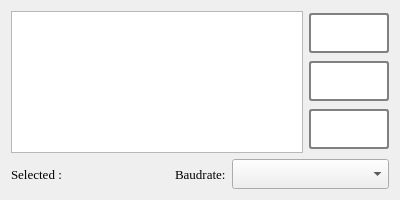
<?xml version="1.0" encoding="UTF-8"?>
<ui version="4.0">
 <class>CHComForm</class>
 <widget class="QWidget" name="CHComForm">
  <property name="windowModality">
   <enum>Qt::NonModal</enum>
  </property>
  <property name="geometry">
   <rect>
    <x>0</x>
    <y>0</y>
    <width>400</width>
    <height>200</height>
   </rect>
  </property>
  <property name="minimumSize">
   <size>
    <width>400</width>
    <height>200</height>
   </size>
  </property>
  <property name="maximumSize">
   <size>
    <width>600</width>
    <height>200</height>
   </size>
  </property>
  <property name="font">
   <font>
    <family>Times New Roman</family>
    <pointsize>10</pointsize>
   </font>
  </property>
  <property name="contextMenuPolicy">
   <enum>Qt::ActionsContextMenu</enum>
  </property>
  <property name="windowTitle">
   <string>Selecting Port</string>
  </property>
  <property name="autoFillBackground">
   <bool>false</bool>
  </property>
  <property name="styleSheet">
   <string notr="true"/>
  </property>
  <layout class="QHBoxLayout" name="horizontalLayout">
   <item>
    <layout class="QVBoxLayout" name="verticalLayout_2">
     <item>
      <layout class="QHBoxLayout" name="horizontalLayout_2">
       <item>
        <widget class="QListWidget" name="ListPort">
         <property name="sizePolicy">
          <sizepolicy hsizetype="Expanding" vsizetype="Expanding">
           <horstretch>0</horstretch>
           <verstretch>0</verstretch>
          </sizepolicy>
         </property>
        </widget>
       </item>
       <item>
        <layout class="QVBoxLayout" name="verticalLayout">
         <item>
          <widget class="QPushButton" name="BTNPortRefresh">
           <property name="minimumSize">
            <size>
             <width>80</width>
             <height>40</height>
            </size>
           </property>
           <property name="maximumSize">
            <size>
             <width>80</width>
             <height>40</height>
            </size>
           </property>
           <property name="styleSheet">
            <string notr="true">QPushButton {
background-color: white;
color: black;
border: 2px solid grey;
border-radius: 3px;
}
QPushButton:pressed{
background-color: grey;
}
</string>
           </property>
           <property name="text">
            <string/>
           </property>
           <property name="icon">
            <iconset resource="resources.qrc">
             <normaloff>:/images/refreshing.png</normaloff>:/images/refreshing.png</iconset>
           </property>
           <property name="iconSize">
            <size>
             <width>30</width>
             <height>30</height>
            </size>
           </property>
          </widget>
         </item>
         <item>
          <widget class="QPushButton" name="BTNOK">
           <property name="minimumSize">
            <size>
             <width>80</width>
             <height>40</height>
            </size>
           </property>
           <property name="maximumSize">
            <size>
             <width>80</width>
             <height>40</height>
            </size>
           </property>
           <property name="styleSheet">
            <string notr="true">QPushButton {
background-color: white;
color: black;
border: 2px solid grey;
border-radius: 3px;
}
QPushButton:pressed{
background-color: grey;
}
</string>
           </property>
           <property name="text">
            <string/>
           </property>
           <property name="icon">
            <iconset resource="resources.qrc">
             <normaloff>:/images/ok.png</normaloff>:/images/ok.png</iconset>
           </property>
           <property name="iconSize">
            <size>
             <width>30</width>
             <height>30</height>
            </size>
           </property>
          </widget>
         </item>
         <item>
          <widget class="QPushButton" name="BTNCancle">
           <property name="minimumSize">
            <size>
             <width>80</width>
             <height>40</height>
            </size>
           </property>
           <property name="maximumSize">
            <size>
             <width>80</width>
             <height>40</height>
            </size>
           </property>
           <property name="styleSheet">
            <string notr="true">QPushButton {
background-color: white;
color: black;
border: 2px solid grey;
border-radius: 3px;
}
QPushButton:pressed{
background-color: grey;
}
</string>
           </property>
           <property name="text">
            <string/>
           </property>
           <property name="icon">
            <iconset resource="resources.qrc">
             <normaloff>:/images/cancel.png</normaloff>:/images/cancel.png</iconset>
           </property>
           <property name="iconSize">
            <size>
             <width>30</width>
             <height>30</height>
            </size>
           </property>
          </widget>
         </item>
        </layout>
       </item>
      </layout>
     </item>
     <item>
      <layout class="QHBoxLayout" name="horizontalLayout_3">
       <item>
        <widget class="QLabel" name="LabelSelected">
         <property name="text">
          <string>Selected :</string>
         </property>
        </widget>
       </item>
       <item>
        <widget class="QLabel" name="LabelBaud">
         <property name="sizePolicy">
          <sizepolicy hsizetype="Maximum" vsizetype="Preferred">
           <horstretch>0</horstretch>
           <verstretch>0</verstretch>
          </sizepolicy>
         </property>
         <property name="text">
          <string>Baudrate:</string>
         </property>
        </widget>
       </item>
       <item>
        <widget class="QComboBox" name="CBoxBaudrate">
         <property name="minimumSize">
          <size>
           <width>0</width>
           <height>30</height>
          </size>
         </property>
        </widget>
       </item>
      </layout>
     </item>
    </layout>
   </item>
  </layout>
 </widget>
 <resources>
  <include location="resources.qrc"/>
 </resources>
 <connections/>
</ui>
